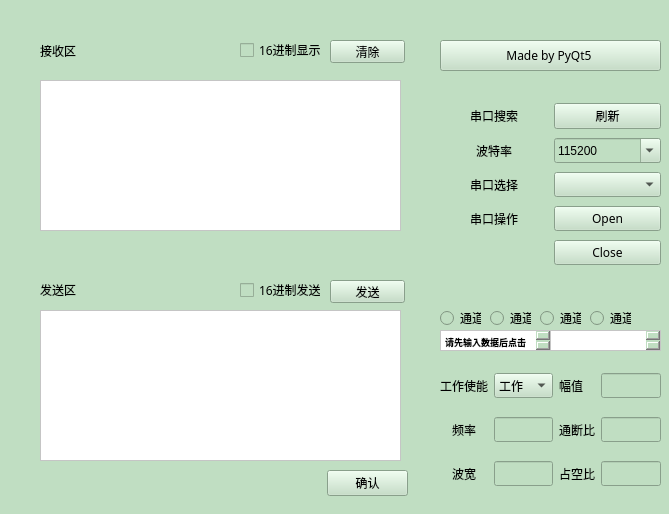
<?xml version="1.0" encoding="UTF-8"?>
<ui version="4.0">
 <class>Form</class>
 <widget class="QWidget" name="Form">
  <property name="windowModality">
   <enum>Qt::NonModal</enum>
  </property>
  <property name="geometry">
   <rect>
    <x>0</x>
    <y>0</y>
    <width>669</width>
    <height>514</height>
   </rect>
  </property>
  <property name="font">
   <font>
    <family>方正兰亭中黑_GBK</family>
    <pointsize>9</pointsize>
    <weight>50</weight>
    <italic>false</italic>
    <bold>false</bold>
   </font>
  </property>
  <property name="cursor">
   <cursorShape>PointingHandCursor</cursorShape>
  </property>
  <property name="mouseTracking">
   <bool>false</bool>
  </property>
  <property name="windowTitle">
   <string>Form</string>
  </property>
  <property name="styleSheet">
   <string notr="true">color: rgb(255, 255, 255);
background-color: rgb(192, 222, 194);
font: 9pt &quot;方正兰亭中黑_GBK&quot;;</string>
  </property>
  <widget class="QLabel" name="label">
   <property name="geometry">
    <rect>
     <x>40</x>
     <y>40</y>
     <width>71</width>
     <height>21</height>
    </rect>
   </property>
   <property name="styleSheet">
    <string notr="true">color: rgb(0, 0, 0);</string>
   </property>
   <property name="text">
    <string>接收区</string>
   </property>
  </widget>
  <widget class="QLabel" name="label_2">
   <property name="geometry">
    <rect>
     <x>40</x>
     <y>280</y>
     <width>54</width>
     <height>20</height>
    </rect>
   </property>
   <property name="styleSheet">
    <string notr="true">color: rgb(0, 0, 0);</string>
   </property>
   <property name="text">
    <string>发送区</string>
   </property>
   <property name="textFormat">
    <enum>Qt::AutoText</enum>
   </property>
  </widget>
  <widget class="QPushButton" name="Send_Button">
   <property name="geometry">
    <rect>
     <x>330</x>
     <y>280</y>
     <width>75</width>
     <height>23</height>
    </rect>
   </property>
   <property name="styleSheet">
    <string notr="true">color: rgb(0, 0, 0);</string>
   </property>
   <property name="text">
    <string>发送</string>
   </property>
  </widget>
  <widget class="QPushButton" name="ClearButton">
   <property name="geometry">
    <rect>
     <x>330</x>
     <y>40</y>
     <width>75</width>
     <height>23</height>
    </rect>
   </property>
   <property name="styleSheet">
    <string notr="true">color: rgb(0, 0, 0);</string>
   </property>
   <property name="text">
    <string>清除</string>
   </property>
  </widget>
  <widget class="QTextEdit" name="textEdit_Recive">
   <property name="geometry">
    <rect>
     <x>40</x>
     <y>80</y>
     <width>361</width>
     <height>151</height>
    </rect>
   </property>
   <property name="styleSheet">
    <string notr="true">background-color:rgb(255, 255, 255);
color: rgb(0, 0, 0);</string>
   </property>
   <property name="html">
    <string>&lt;!DOCTYPE HTML PUBLIC &quot;-//W3C//DTD HTML 4.0//EN&quot; &quot;http://www.w3.org/TR/REC-html40/strict.dtd&quot;&gt;
&lt;html&gt;&lt;head&gt;&lt;meta name=&quot;qrichtext&quot; content=&quot;1&quot; /&gt;&lt;style type=&quot;text/css&quot;&gt;
p, li { white-space: pre-wrap; }
&lt;/style&gt;&lt;/head&gt;&lt;body style=&quot; font-family:'方正兰亭中黑_GBK'; font-size:9pt; font-weight:400; font-style:normal;&quot;&gt;
&lt;p style=&quot;-qt-paragraph-type:empty; margin-top:0px; margin-bottom:0px; margin-left:0px; margin-right:0px; -qt-block-indent:0; text-indent:0px;&quot;&gt;&lt;br /&gt;&lt;/p&gt;&lt;/body&gt;&lt;/html&gt;</string>
   </property>
  </widget>
  <widget class="QTextEdit" name="textEdit_Send">
   <property name="geometry">
    <rect>
     <x>40</x>
     <y>310</y>
     <width>361</width>
     <height>151</height>
    </rect>
   </property>
   <property name="styleSheet">
    <string notr="true">background-color: rgb(255, 255, 255);
color: rgb(0, 0, 0);</string>
   </property>
   <property name="html">
    <string>&lt;!DOCTYPE HTML PUBLIC &quot;-//W3C//DTD HTML 4.0//EN&quot; &quot;http://www.w3.org/TR/REC-html40/strict.dtd&quot;&gt;
&lt;html&gt;&lt;head&gt;&lt;meta name=&quot;qrichtext&quot; content=&quot;1&quot; /&gt;&lt;style type=&quot;text/css&quot;&gt;
p, li { white-space: pre-wrap; }
&lt;/style&gt;&lt;/head&gt;&lt;body style=&quot; font-family:'方正兰亭中黑_GBK'; font-size:9pt; font-weight:400; font-style:normal;&quot;&gt;
&lt;p style=&quot;-qt-paragraph-type:empty; margin-top:0px; margin-bottom:0px; margin-left:0px; margin-right:0px; -qt-block-indent:0; text-indent:0px;&quot;&gt;&lt;br /&gt;&lt;/p&gt;&lt;/body&gt;&lt;/html&gt;</string>
   </property>
  </widget>
  <widget class="QWidget" name="gridLayoutWidget">
   <property name="geometry">
    <rect>
     <x>440</x>
     <y>100</y>
     <width>221</width>
     <height>171</height>
    </rect>
   </property>
   <layout class="QGridLayout" name="gridLayout">
    <item row="1" column="0">
     <widget class="QLabel" name="Com_Baud_Label">
      <property name="styleSheet">
       <string notr="true">color: rgb(0, 0, 0);</string>
      </property>
      <property name="text">
       <string>波特率</string>
      </property>
      <property name="alignment">
       <set>Qt::AlignCenter</set>
      </property>
     </widget>
    </item>
    <item row="4" column="1">
     <widget class="QPushButton" name="Com_Close_Button">
      <property name="styleSheet">
       <string notr="true">color: rgb(0, 0, 0);</string>
      </property>
      <property name="text">
       <string>Close</string>
      </property>
      <property name="default">
       <bool>false</bool>
      </property>
     </widget>
    </item>
    <item row="2" column="0">
     <widget class="QLabel" name="Com_Name_Label">
      <property name="styleSheet">
       <string notr="true">color: rgb(0, 0, 0);</string>
      </property>
      <property name="text">
       <string>串口选择</string>
      </property>
      <property name="alignment">
       <set>Qt::AlignCenter</set>
      </property>
     </widget>
    </item>
    <item row="2" column="1">
     <widget class="QComboBox" name="Com_Name_Combo">
      <property name="styleSheet">
       <string notr="true">color: rgb(0, 0, 0);</string>
      </property>
     </widget>
    </item>
    <item row="0" column="0">
     <widget class="QLabel" name="Com_Refresh_Label">
      <property name="styleSheet">
       <string notr="true">color: rgb(0, 0, 0);</string>
      </property>
      <property name="text">
       <string>串口搜索</string>
      </property>
      <property name="alignment">
       <set>Qt::AlignCenter</set>
      </property>
     </widget>
    </item>
    <item row="0" column="1">
     <widget class="QPushButton" name="Com_Refresh_Button">
      <property name="styleSheet">
       <string notr="true">color: rgb(0, 0, 0);</string>
      </property>
      <property name="text">
       <string>刷新</string>
      </property>
     </widget>
    </item>
    <item row="3" column="0">
     <widget class="QLabel" name="Com_State_Label">
      <property name="styleSheet">
       <string notr="true">color: rgb(0, 0, 0);</string>
      </property>
      <property name="text">
       <string>串口操作</string>
      </property>
      <property name="alignment">
       <set>Qt::AlignCenter</set>
      </property>
     </widget>
    </item>
    <item row="1" column="1">
     <widget class="QComboBox" name="Com_Baud_Combo">
      <property name="styleSheet">
       <string notr="true">color: rgb(0, 0, 0);</string>
      </property>
      <property name="editable">
       <bool>true</bool>
      </property>
      <property name="currentText">
       <string>115200</string>
      </property>
      <property name="duplicatesEnabled">
       <bool>false</bool>
      </property>
      <property name="modelColumn">
       <number>0</number>
      </property>
      <item>
       <property name="text">
        <string>115200</string>
       </property>
      </item>
      <item>
       <property name="text">
        <string>1200</string>
       </property>
      </item>
      <item>
       <property name="text">
        <string>2400</string>
       </property>
      </item>
      <item>
       <property name="text">
        <string>4800</string>
       </property>
      </item>
      <item>
       <property name="text">
        <string>9600</string>
       </property>
      </item>
      <item>
       <property name="text">
        <string>14400</string>
       </property>
      </item>
      <item>
       <property name="text">
        <string>19200</string>
       </property>
      </item>
      <item>
       <property name="text">
        <string>38400</string>
       </property>
      </item>
      <item>
       <property name="text">
        <string>43000</string>
       </property>
      </item>
      <item>
       <property name="text">
        <string>57600</string>
       </property>
      </item>
      <item>
       <property name="text">
        <string>76800</string>
       </property>
      </item>
      <item>
       <property name="text">
        <string>128000</string>
       </property>
      </item>
      <item>
       <property name="text">
        <string>230400</string>
       </property>
      </item>
      <item>
       <property name="text">
        <string>256000</string>
       </property>
      </item>
      <item>
       <property name="text">
        <string>460800</string>
       </property>
      </item>
      <item>
       <property name="text">
        <string>921600</string>
       </property>
      </item>
      <item>
       <property name="text">
        <string>1382400</string>
       </property>
      </item>
     </widget>
    </item>
    <item row="3" column="1">
     <widget class="QPushButton" name="Com_Open_Button">
      <property name="styleSheet">
       <string notr="true">color: rgb(0, 0, 0);</string>
      </property>
      <property name="text">
       <string>Open</string>
      </property>
     </widget>
    </item>
    <item row="4" column="0">
     <widget class="QLabel" name="Com_isOpenOrNot_Label">
      <property name="styleSheet">
       <string notr="true">color: rgb(0, 0, 0);</string>
      </property>
      <property name="text">
       <string/>
      </property>
      <property name="alignment">
       <set>Qt::AlignCenter</set>
      </property>
     </widget>
    </item>
   </layout>
  </widget>
  <widget class="QCheckBox" name="hexSending_checkBox">
   <property name="geometry">
    <rect>
     <x>240</x>
     <y>280</y>
     <width>81</width>
     <height>20</height>
    </rect>
   </property>
   <property name="styleSheet">
    <string notr="true">color: rgb(0, 0, 0);</string>
   </property>
   <property name="text">
    <string>16进制发送</string>
   </property>
  </widget>
  <widget class="QCheckBox" name="hexShowing_checkBox">
   <property name="geometry">
    <rect>
     <x>240</x>
     <y>40</y>
     <width>81</width>
     <height>20</height>
    </rect>
   </property>
   <property name="styleSheet">
    <string notr="true">color: rgb(0, 0, 0);</string>
   </property>
   <property name="text">
    <string>16进制显示</string>
   </property>
  </widget>
  <widget class="QPushButton" name="About_Button">
   <property name="geometry">
    <rect>
     <x>440</x>
     <y>40</y>
     <width>221</width>
     <height>31</height>
    </rect>
   </property>
   <property name="font">
    <font>
     <family>方正兰亭中黑_GBK</family>
     <pointsize>9</pointsize>
     <weight>50</weight>
     <italic>false</italic>
     <bold>false</bold>
    </font>
   </property>
   <property name="styleSheet">
    <string notr="true">color: rgb(0, 0, 0);</string>
   </property>
   <property name="text">
    <string>Made by PyQt5 </string>
   </property>
  </widget>
  <widget class="QWidget" name="gridLayoutWidget_2">
   <property name="geometry">
    <rect>
     <x>440</x>
     <y>360</y>
     <width>221</width>
     <height>141</height>
    </rect>
   </property>
   <layout class="QGridLayout" name="gridLayout_4">
    <item row="5" column="1">
     <widget class="QLineEdit" name="lineEdit_Wavelength">
      <property name="styleSheet">
       <string notr="true">color: rgb(0, 0, 0);</string>
      </property>
     </widget>
    </item>
    <item row="5" column="2">
     <widget class="QLabel" name="label_5">
      <property name="styleSheet">
       <string notr="true">color: rgb(0, 0, 0);</string>
      </property>
      <property name="text">
       <string>占空比</string>
      </property>
     </widget>
    </item>
    <item row="5" column="0">
     <widget class="QLabel" name="Com_isOpenOrNot_Label_2">
      <property name="styleSheet">
       <string notr="true">color: rgb(0, 0, 0);</string>
      </property>
      <property name="text">
       <string>波宽</string>
      </property>
      <property name="alignment">
       <set>Qt::AlignCenter</set>
      </property>
     </widget>
    </item>
    <item row="0" column="2">
     <widget class="QLabel" name="label_3">
      <property name="styleSheet">
       <string notr="true">color: rgb(0, 0, 0);</string>
      </property>
      <property name="text">
       <string>幅值</string>
      </property>
     </widget>
    </item>
    <item row="4" column="2">
     <widget class="QLabel" name="label_4">
      <property name="styleSheet">
       <string notr="true">color: rgb(0, 0, 0);</string>
      </property>
      <property name="text">
       <string>通断比</string>
      </property>
     </widget>
    </item>
    <item row="4" column="3">
     <widget class="QLineEdit" name="lineEdit_Break">
      <property name="styleSheet">
       <string notr="true">color: rgb(0, 0, 0);</string>
      </property>
     </widget>
    </item>
    <item row="0" column="3">
     <widget class="QLineEdit" name="lineEdit_Value">
      <property name="styleSheet">
       <string notr="true">color: rgb(0, 0, 0);</string>
      </property>
     </widget>
    </item>
    <item row="4" column="0">
     <widget class="QLabel" name="Com_State_Label_2">
      <property name="styleSheet">
       <string notr="true">color: rgb(0, 0, 0);</string>
      </property>
      <property name="text">
       <string>频率</string>
      </property>
      <property name="alignment">
       <set>Qt::AlignCenter</set>
      </property>
     </widget>
    </item>
    <item row="0" column="0">
     <widget class="QLabel" name="Com_Baud_Label_2">
      <property name="styleSheet">
       <string notr="true">color: rgb(0, 0, 0);</string>
      </property>
      <property name="text">
       <string>工作使能</string>
      </property>
      <property name="alignment">
       <set>Qt::AlignCenter</set>
      </property>
     </widget>
    </item>
    <item row="5" column="3">
     <widget class="QLineEdit" name="lineEdit_Take">
      <property name="styleSheet">
       <string notr="true">color: rgb(0, 0, 0);</string>
      </property>
     </widget>
    </item>
    <item row="4" column="1">
     <widget class="QLineEdit" name="lineEdit_Frequency">
      <property name="styleSheet">
       <string notr="true">color: rgb(0, 0, 0);</string>
      </property>
     </widget>
    </item>
    <item row="0" column="1">
     <widget class="QComboBox" name="comboBox">
      <property name="styleSheet">
       <string notr="true">color: rgb(0, 0, 0);</string>
      </property>
      <item>
       <property name="text">
        <string>工作</string>
       </property>
      </item>
      <item>
       <property name="text">
        <string>停止</string>
       </property>
      </item>
     </widget>
    </item>
   </layout>
  </widget>
  <widget class="QPushButton" name="Com_Indeed_Button">
   <property name="geometry">
    <rect>
     <x>327</x>
     <y>470</y>
     <width>81</width>
     <height>26</height>
    </rect>
   </property>
   <property name="styleSheet">
    <string notr="true">color: rgb(0, 0, 0);</string>
   </property>
   <property name="text">
    <string>确认</string>
   </property>
  </widget>
  <widget class="QRadioButton" name="radioButton_1">
   <property name="geometry">
    <rect>
     <x>440</x>
     <y>310</y>
     <width>41</width>
     <height>16</height>
    </rect>
   </property>
   <property name="styleSheet">
    <string notr="true">color: rgb(0, 0, 0);</string>
   </property>
   <property name="text">
    <string>通道1</string>
   </property>
  </widget>
  <widget class="QRadioButton" name="radioButton_2">
   <property name="geometry">
    <rect>
     <x>490</x>
     <y>310</y>
     <width>41</width>
     <height>16</height>
    </rect>
   </property>
   <property name="tabletTracking">
    <bool>false</bool>
   </property>
   <property name="styleSheet">
    <string notr="true">color: rgb(0, 0, 0);</string>
   </property>
   <property name="text">
    <string>通道2</string>
   </property>
  </widget>
  <widget class="QRadioButton" name="radioButton_3">
   <property name="geometry">
    <rect>
     <x>540</x>
     <y>310</y>
     <width>41</width>
     <height>16</height>
    </rect>
   </property>
   <property name="tabletTracking">
    <bool>false</bool>
   </property>
   <property name="styleSheet">
    <string notr="true">color: rgb(0, 0, 0);</string>
   </property>
   <property name="text">
    <string>通道3</string>
   </property>
  </widget>
  <widget class="QRadioButton" name="radioButton_4">
   <property name="geometry">
    <rect>
     <x>590</x>
     <y>310</y>
     <width>41</width>
     <height>16</height>
    </rect>
   </property>
   <property name="styleSheet">
    <string notr="true">color: rgb(0, 0, 0);</string>
   </property>
   <property name="text">
    <string>通道4</string>
   </property>
  </widget>
  <widget class="QTextEdit" name="textEdit_tip">
   <property name="geometry">
    <rect>
     <x>550</x>
     <y>330</y>
     <width>111</width>
     <height>21</height>
    </rect>
   </property>
   <property name="styleSheet">
    <string notr="true">background-color: rgb(255, 255, 255);
color: rgb(0, 0, 0);</string>
   </property>
   <property name="html">
    <string>&lt;!DOCTYPE HTML PUBLIC &quot;-//W3C//DTD HTML 4.0//EN&quot; &quot;http://www.w3.org/TR/REC-html40/strict.dtd&quot;&gt;
&lt;html&gt;&lt;head&gt;&lt;meta name=&quot;qrichtext&quot; content=&quot;1&quot; /&gt;&lt;style type=&quot;text/css&quot;&gt;
p, li { white-space: pre-wrap; }
&lt;/style&gt;&lt;/head&gt;&lt;body style=&quot; font-family:'方正兰亭中黑_GBK'; font-size:9pt; font-weight:400; font-style:normal;&quot;&gt;
&lt;p style=&quot;-qt-paragraph-type:empty; margin-top:0px; margin-bottom:0px; margin-left:0px; margin-right:0px; -qt-block-indent:0; text-indent:0px;&quot;&gt;&lt;br /&gt;&lt;/p&gt;&lt;/body&gt;&lt;/html&gt;</string>
   </property>
  </widget>
  <widget class="QTextEdit" name="textEdit_tip_2">
   <property name="geometry">
    <rect>
     <x>440</x>
     <y>330</y>
     <width>111</width>
     <height>21</height>
    </rect>
   </property>
   <property name="styleSheet">
    <string notr="true">background-color: rgb(255, 255, 255);
color: rgb(0, 0, 0);</string>
   </property>
   <property name="html">
    <string>&lt;!DOCTYPE HTML PUBLIC &quot;-//W3C//DTD HTML 4.0//EN&quot; &quot;http://www.w3.org/TR/REC-html40/strict.dtd&quot;&gt;
&lt;html&gt;&lt;head&gt;&lt;meta name=&quot;qrichtext&quot; content=&quot;1&quot; /&gt;&lt;style type=&quot;text/css&quot;&gt;
p, li { white-space: pre-wrap; }
&lt;/style&gt;&lt;/head&gt;&lt;body style=&quot; font-family:'方正兰亭中黑_GBK'; font-size:9pt; font-weight:400; font-style:normal;&quot;&gt;
&lt;p style=&quot; margin-top:0px; margin-bottom:0px; margin-left:0px; margin-right:0px; -qt-block-indent:0; text-indent:0px;&quot;&gt;&lt;span style=&quot; font-size:7pt; font-weight:600; color:#000000;&quot;&gt;请先输入数据后点击相应通道&lt;/span&gt;&lt;/p&gt;&lt;/body&gt;&lt;/html&gt;</string>
   </property>
  </widget>
  <zorder>textEdit_Recive</zorder>
  <zorder>label</zorder>
  <zorder>label_2</zorder>
  <zorder>Send_Button</zorder>
  <zorder>ClearButton</zorder>
  <zorder>textEdit_Send</zorder>
  <zorder>gridLayoutWidget</zorder>
  <zorder>hexSending_checkBox</zorder>
  <zorder>hexShowing_checkBox</zorder>
  <zorder>About_Button</zorder>
  <zorder>gridLayoutWidget_2</zorder>
  <zorder>Com_Indeed_Button</zorder>
  <zorder>radioButton_1</zorder>
  <zorder>radioButton_2</zorder>
  <zorder>radioButton_3</zorder>
  <zorder>radioButton_4</zorder>
  <zorder>textEdit_tip</zorder>
  <zorder>textEdit_tip_2</zorder>
 </widget>
 <resources/>
 <connections>
  <connection>
   <sender>ClearButton</sender>
   <signal>clicked()</signal>
   <receiver>textEdit_Recive</receiver>
   <slot>clear()</slot>
   <hints>
    <hint type="sourcelabel">
     <x>367</x>
     <y>51</y>
    </hint>
    <hint type="destinationlabel">
     <x>368</x>
     <y>79</y>
    </hint>
   </hints>
  </connection>
 </connections>
</ui>
